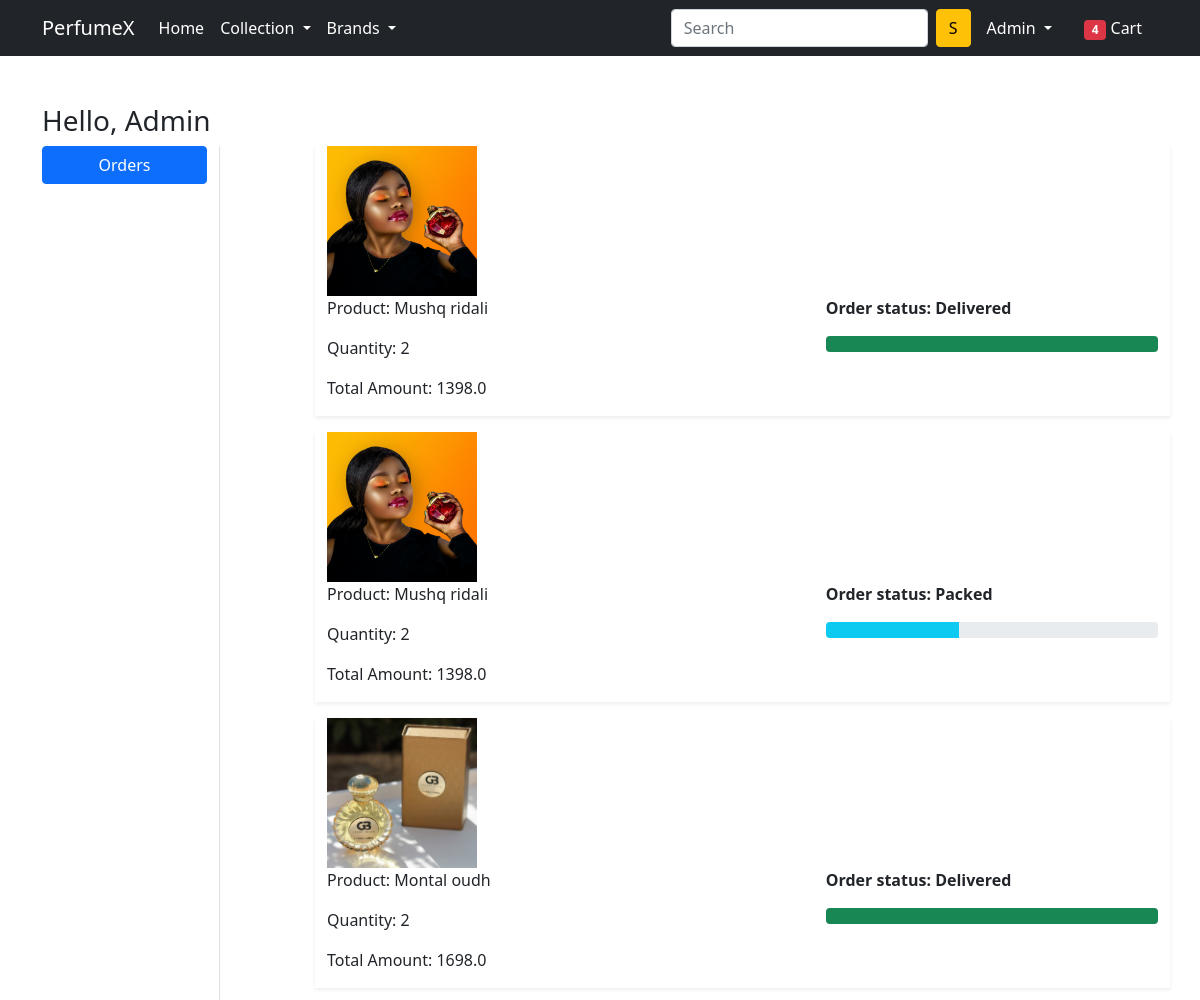
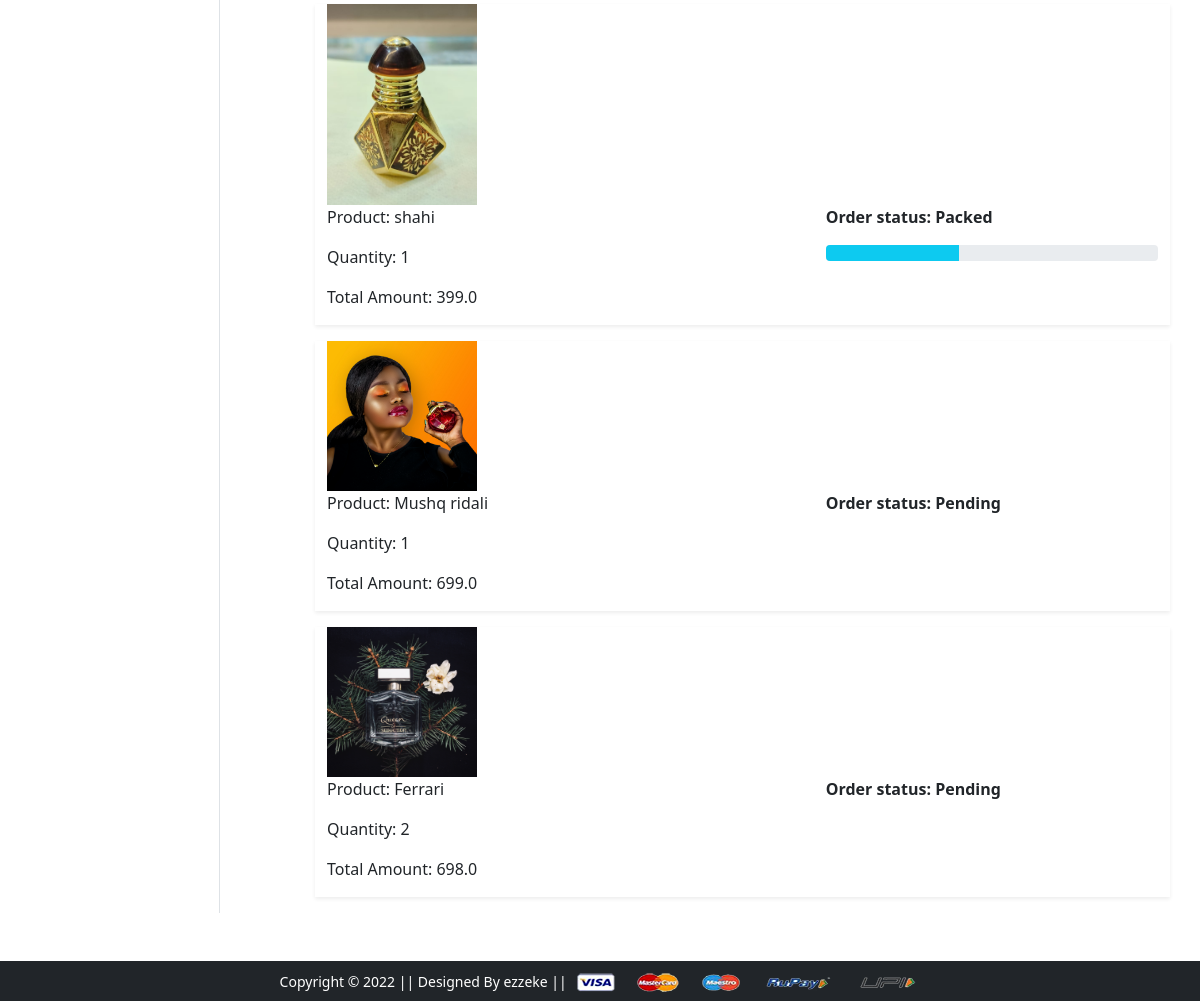
Screenshot of /orders/ (signed in) with the database file from the repository (2 pictures, top to bottom).
### app/models.py (models this page shows, shortened)
class OrderPlaced(models.Model):
    user = models.ForeignKey(User, on_delete=models.CASCADE)
    customer = models.ForeignKey(Customer, on_delete=models.CASCADE)
    product = models.ForeignKey(Product, on_delete=models.CASCADE)
    quantity = models.PositiveIntegerField(default=1)
    ordered_date = models.DateTimeField(auto_now_add=True)
    status = models.CharField(max_length=50, choices=STATUS_CHOICES, default='Pending')
    @property
    def cost_with_quantity(self):
        return self.quantity  * self.product.discounted_price

class Product(models.Model):
    title = models. CharField(max_length=100)
    selling_price = models.FloatField()
    discounted_price = models.FloatField()
    description = models.TextField()
    brand = models.CharField(max_length=100)
    category = models.CharField(choices=CATEGORY_CHOICES, max_length=2)
    product_image = models.ImageField(upload_to='productimg')

### app/views.py (the view)
# urls.py: path('orders/', views.orders, name='orders'),
@login_required
def orders(request):
    op = OrderPlaced.objects.filter(user=request.user)
    return render(request, 'app/orders.html', {'order_placed':op})

### app/templates/app/orders.html (shortened to what this page needs)
{% extends 'app/base.html' %}
{% load static %}
{% block main-content %}
<div class="container my-5">
 <div class="row">
    <h3><span class="text-capitalize"> hello, {{request.user}}</span></h3>
  <div class="col-sm-2 border-end">
   <ul class="list-unstyled">
    <li class="d-grid"><a href="{% url 'orders' %}" class="btn btn-primary">Orders</a></li>
   </ul>
  </div>
  <div class="col-sm-9 offset-sm-1">
    {% for op in order_placed %}
     <div class="row shadow-sm mb-3">
        <div class="ail-sm-2">
            <img src="{{op.product.product_image.url}}" alt="" srcset="" class="img-fluid" height="150" width="150">
        </div>
        <div class="col-sm-7">
            <p> Product: {{op.product.title}}</p>
            <p> Quantity: {{op.quantity}}</p>
            <p> Total Amount: {{op.cost_with_quantity}}</p>
        </div>
   <div class="col-sm-5 fw-bold">
    <p>Order status: {{op.status}}</p>
    {% if op.status == 'Packed' %}
    <div class="progress">
      <div class="progress-bar bg-info" role="progressbar" style="width: 40%" aria-valuenow="20" aria-valuemin="0" aria-valuemax="100"></div>
    </div>
    {% endif %}
    {% if op.status == 'Delivered' %}
    <div class="progress">
      <div class="progress-bar bg-success" role="progressbar" style="width: 100%" aria-valuenow="20" aria-valuemin="0" aria-valuemax="100"></div>
    </div>
    {% endif %}
   </div>
  </div>
  {% endfor %}
  </div>
 </div>
</div>
{% endblock main-content %}

### app/templates/app/base.html (shortened to what this page needs)
<!doctype html>
{% load static %}
<html lang="en">
  <head>
    <link href="https://cdn.jsdelivr.net/npm/bootstrap@5.0.0-beta1/dist/css/bootstrap.min.css" rel="stylesheet">
    <link rel="stylesheet" href="{% static 'app/css/owl.carousel.min.css' %}">
    <link rel="stylesheet" href="{% static 'app/css/all.min.css' %}">
    <link rel="stylesheet" href="{% static 'app/css/style.css' %}">
  </head>
  <body>
    <nav class="navbar navbar-expand-lg navbar-dark bg-dark">
     <div class="container">
       <a class="navbar-brand" href="/">PerfumeX</a>
       <div class="collapse navbar-collapse" id="navbarSupportedContent">
         <ul class="navbar-nav me-auto mb-2 mb-lg-0">
           <li class="nav-item">
             <a class="nav-link active" aria-current="page" href="/">Home</a>
           </li>
           <li class="nav-item dropdown">
             <a class="nav-link dropdown-toggle text-white" href="#" id="electronicsDropdown" role="button" data-bs-toggle="dropdown" aria-expanded="false">
               Collection
             </a>
           </li>
           <li class="nav-item dropdown">
             <a class="nav-link dropdown-toggle text-white" href="#" id="fashionDropdown" role="button" data-bs-toggle="dropdown" aria-expanded="false">
               Brands
             </a>
           </li>
         </ul>
         <form class="d-flex">
           <input class="form-control me-2" type="search" placeholder="Search" aria-label="Search">
           <button class="btn btn-warning" type="submit">S</button>
         </form>
         <div>
          <ul class="navbar-nav me-auto mb-2 mb-lg-0">
            {% if request.user.is_authenticated %}
           <li class="nav-item dropdown mx-2">
              <a class="nav-link dropdown-toggle text-white" href="#" id="profileDropdown" role="button" data-bs-toggle="dropdown" aria-expanded="false">
                {{request.user.username|capfirst}}
              </a>
            </li>
            <li class="nav-item mx-2">
             <a href="{% url 'showcart' %}" class="nav-link text-white"><span class="badge bg-danger">4</span> Cart </a>
            </li>
            {% endif %}
          </ul>
         </div>
       </div>
     </div>
    </nav>
    {% block main-content %} {% endblock main-content %}
    <footer class="container-fluid bg-dark text-center p-2 mt-5">
        <small class="text-white">Copyright &copy; 2022 || Designed By ezzeke || </small>
        <img src="{% static 'app/images/payment.png' %}" alt="" srcset="" class="img-fluid" height="2px">
    </footer>
  </body>
</html>

### rows the page displays
OrderPlaced: product.product_image (picture), product "Mushq ridali", quantity "2", cost_with_quantity "1398.0", status "Delivered"
OrderPlaced: product.product_image (picture), product "Mushq ridali", quantity "2", cost_with_quantity "1398.0", status "Packed"
OrderPlaced: product.product_image (picture), product "Montal oudh", quantity "2", cost_with_quantity "1698.0", status "Delivered"
OrderPlaced: product.product_image (picture), product "shahi", quantity "1", cost_with_quantity "399.0", status "Packed"
OrderPlaced: product.product_image (picture), product "Mushq ridali", quantity "1", cost_with_quantity "699.0", status "Pending"
OrderPlaced: product.product_image (picture), product "Ferrari", quantity "2", cost_with_quantity "698.0", status "Pending"

### other values shown
{{ request.user.username|capfirst }} "Admin"
{{ request.user }} "Admin"
